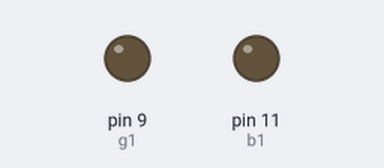
Recording of a sketch running on a simulated Arduino Uno, built with avr-gcc and run on an emulated ATmega328P. Parts: output pins drawn as LEDs (lit = HIGH). Pins used as bus, display or sensor lines are not drawn.

Above: at 0.1 s.
At 34.7 s:
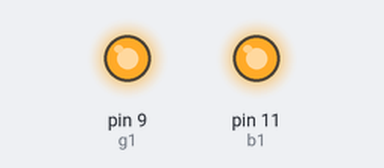
At 36.7 s:
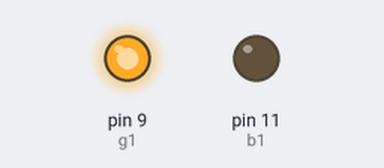
At 38.7 s:
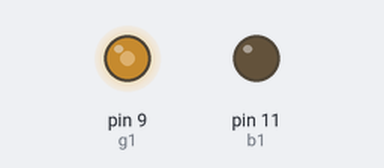
Timing chart, 0 to 40.0 s (numbered marks = the images above):
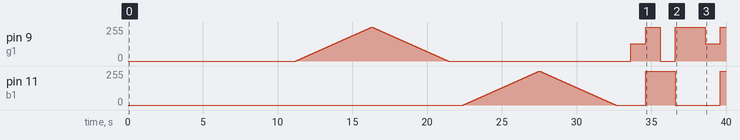

The sketch:

testRGB_and_mosfets3_glow.ino
```cpp
#define r1 10
#define g1 9
#define b1 11
#define delTime 1000
#define forTime 20

void setup() {
  pinMode(r1,OUTPUT);
  pinMode(g1,OUTPUT);
  pinMode(b1,OUTPUT);
  digitalWrite(r1,0);
  digitalWrite(g1,0);
  digitalWrite(b1,0);

  //TestBlink();
  SmoothGlow();
  ColorMix();
}

void loop(){
  ColorMix();
}

void TestBlink(){
  digitalWrite(r1,1);
  delay(delTime);
  digitalWrite(r1,0);
  delay(delTime);
  digitalWrite(g1,1);
  delay(delTime);
  digitalWrite(g1,0);
  delay(delTime);
  digitalWrite(b1,1);
  delay(delTime);
  digitalWrite(b1,0);
  delay(delTime);
}

void SmoothGlow(){
  for (int i=0;i<255;i++){
    analogWrite(r1,i);
    delay(forTime);
    }
  for (int i=255;i>0;i--){
    analogWrite(r1,i);
    delay(forTime);
    }
  digitalWrite(r1,0);
  delay(delTime);
  for (int i=0;i<255;i++){
    analogWrite(g1,i);
    delay(forTime);
    }
  for (int i=255;i>0;i--){
    analogWrite(g1,i);
    delay(forTime);
    }
  digitalWrite(g1,0);
  delay(delTime);
  for (int i=0;i<255;i++){
    analogWrite(b1,i);
    delay(forTime);
    }
  for (int i=255;i>0;i--){
    analogWrite(b1,i);
    delay(forTime);
    }
  digitalWrite(b1,0);
  delay(delTime);
  }

void ColorMix(){
  //orange
  analogWrite(r1,255);
  analogWrite(g1,128);
  analogWrite(b1,0);
  delay(delTime);

  //aqua
  analogWrite(r1,0);
  analogWrite(g1,255);
  analogWrite(b1,255);
  delay(delTime);

  //purple
  analogWrite(r1,255);
  analogWrite(g1,0);
  analogWrite(b1,255);
  delay(delTime);

  //yellow
  analogWrite(r1,255);
  analogWrite(g1,255);
  analogWrite(b1,0);
  delay(delTime);

  //lime
  analogWrite(r1,128);
  analogWrite(g1,255);
  analogWrite(b1,0);
  delay(delTime);
  }
```
